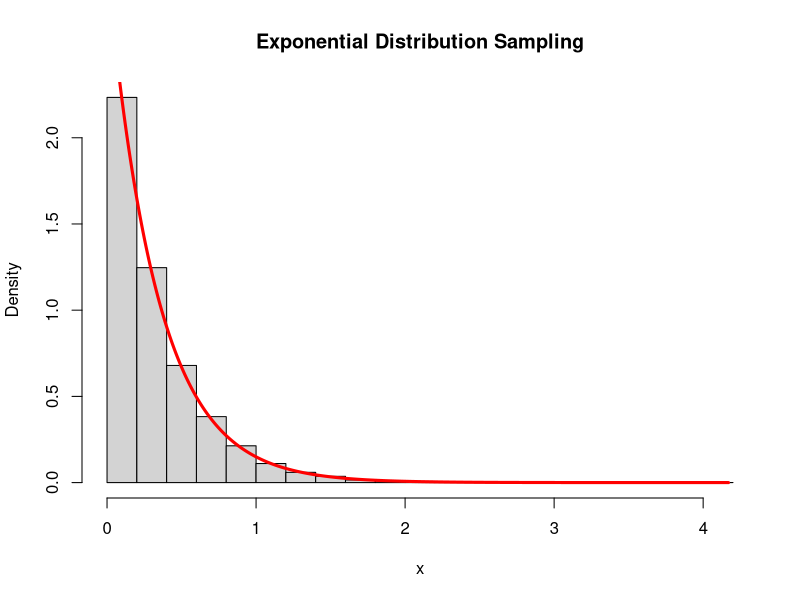
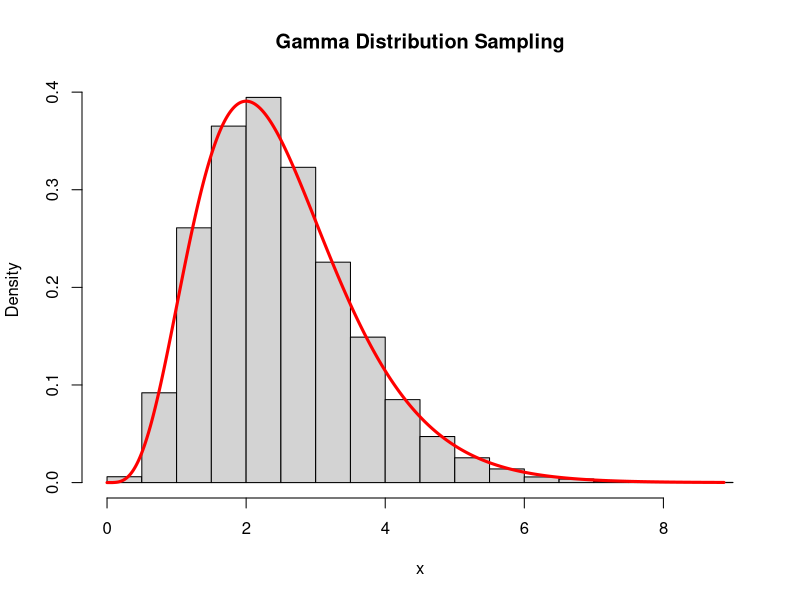
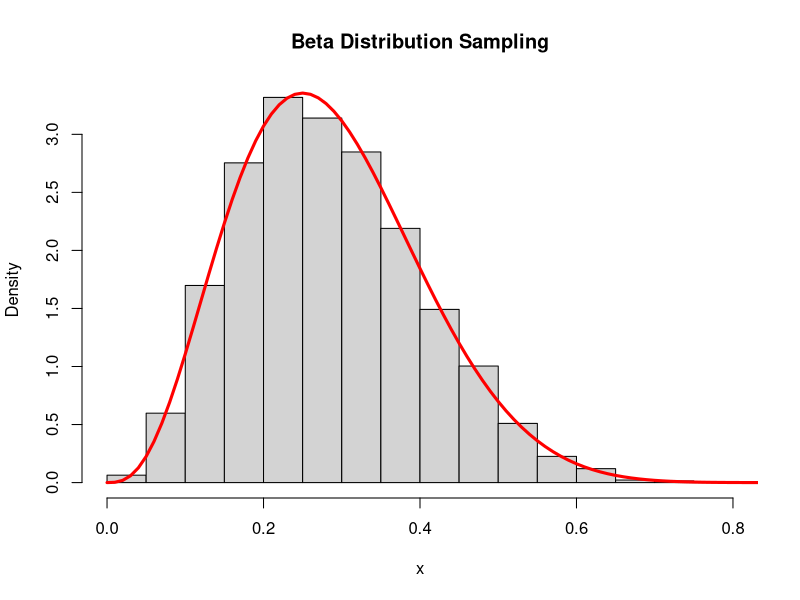

Write R code to recreate these figures, in order.
## ---- chunk 1
knitr::opts_chunk$set(echo = TRUE)
## ---- chunk 2
##1. Exponential distribution sampling, using Inverse Transform Method
my.rexp = function(n, lambda)
{
  u = runif(n)
  return(-log(u) / lambda)
}

## Test against pdf
lambda = 3
x = my.rexp(10000, lambda)
hist(x, freq=FALSE, main = "Exponential Distribution Sampling")
t = seq(0, max(x), 0.01)
lines(t, dexp(t, lambda), lwd=3, col='red')
## ---- chunk 3
##2. Gamma distribution sampling, using transform method
## k must be an integer
## We could generalize to non-integer k using acceptance-rejection, see
## http://en.wikipedia.org/wiki/Gamma_distribution
my.rgamma = function(n, k, theta)
{
  x = matrix(my.rexp(n * k, 1/theta), k, n)
  return(apply(x, MARGIN = 2, FUN = sum))
}

## Test against pdf
k = 5
theta = 0.5
x = my.rgamma(10000, k, theta)
hist(x, freq=FALSE, main = "Gamma Distribution Sampling")
t = seq(0, max(x), 0.01)
lines(t, dgamma(t, shape = k, scale = theta), lwd=3, col='red')
## ---- chunk 4
##3. Beta distribution sampling, using transform method
## alpha and beta must be integers (we are using the Gamma sampler above)
my.rbeta = function(n, alpha, beta)
{
  u = my.rgamma(n, alpha, 1)
  v = my.rgamma(n, beta, 1)

  return(u / (u + v))
}

## Test against pdf
a = 4
b = 10
x = my.rbeta(10000, a, b)
hist(x, freq=FALSE, main = "Beta Distribution Sampling")
t = seq(0, 1, 0.01)
lines(t, dbeta(t, a, b), lwd=3, col='red')

